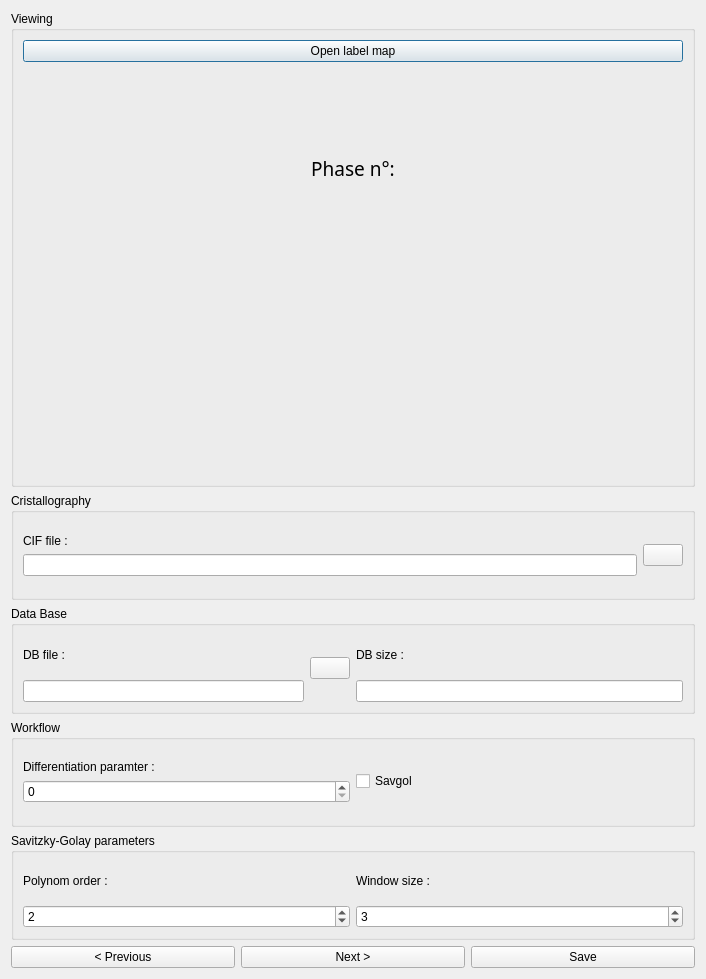
<?xml version="1.0" encoding="UTF-8"?>
<ui version="4.0">
 <class>Dialog</class>
 <widget class="QDialog" name="Dialog">
  <property name="geometry">
   <rect>
    <x>0</x>
    <y>0</y>
    <width>706</width>
    <height>979</height>
   </rect>
  </property>
  <property name="windowTitle">
   <string>Dialog</string>
  </property>
  <layout class="QHBoxLayout" name="horizontalLayout_6">
   <item>
    <layout class="QVBoxLayout" name="verticalLayout_17">
     <item>
      <layout class="QVBoxLayout" name="verticalLayout">
       <item>
        <widget class="QGroupBox" name="gBviewing">
         <property name="title">
          <string>Viewing</string>
         </property>
         <layout class="QVBoxLayout" name="verticalLayout_2">
          <item>
           <widget class="QPushButton" name="label_bbtn">
            <property name="text">
             <string>Open label map</string>
            </property>
           </widget>
          </item>
          <item>
           <widget class="QLabel" name="label_title">
            <property name="sizePolicy">
             <sizepolicy hsizetype="MinimumExpanding" vsizetype="Preferred">
              <horstretch>0</horstretch>
              <verstretch>0</verstretch>
             </sizepolicy>
            </property>
            <property name="minimumSize">
             <size>
              <width>162</width>
              <height>0</height>
             </size>
            </property>
            <property name="palette">
             <palette>
              <active>
               <colorrole role="WindowText">
                <brush brushstyle="SolidPattern">
                 <color alpha="255">
                  <red>0</red>
                  <green>0</green>
                  <blue>0</blue>
                 </color>
                </brush>
               </colorrole>
               <colorrole role="Button">
                <brush brushstyle="SolidPattern">
                 <color alpha="255">
                  <red>253</red>
                  <green>249</green>
                  <blue>248</blue>
                 </color>
                </brush>
               </colorrole>
               <colorrole role="Text">
                <brush brushstyle="SolidPattern">
                 <color alpha="255">
                  <red>0</red>
                  <green>0</green>
                  <blue>0</blue>
                 </color>
                </brush>
               </colorrole>
               <colorrole role="ButtonText">
                <brush brushstyle="SolidPattern">
                 <color alpha="255">
                  <red>0</red>
                  <green>0</green>
                  <blue>0</blue>
                 </color>
                </brush>
               </colorrole>
               <colorrole role="Base">
                <brush brushstyle="SolidPattern">
                 <color alpha="255">
                  <red>253</red>
                  <green>249</green>
                  <blue>248</blue>
                 </color>
                </brush>
               </colorrole>
               <colorrole role="Window">
                <brush brushstyle="SolidPattern">
                 <color alpha="255">
                  <red>253</red>
                  <green>249</green>
                  <blue>248</blue>
                 </color>
                </brush>
               </colorrole>
              </active>
              <inactive>
               <colorrole role="WindowText">
                <brush brushstyle="SolidPattern">
                 <color alpha="255">
                  <red>0</red>
                  <green>0</green>
                  <blue>0</blue>
                 </color>
                </brush>
               </colorrole>
               <colorrole role="Button">
                <brush brushstyle="SolidPattern">
                 <color alpha="255">
                  <red>253</red>
                  <green>249</green>
                  <blue>248</blue>
                 </color>
                </brush>
               </colorrole>
               <colorrole role="Text">
                <brush brushstyle="SolidPattern">
                 <color alpha="255">
                  <red>0</red>
                  <green>0</green>
                  <blue>0</blue>
                 </color>
                </brush>
               </colorrole>
               <colorrole role="ButtonText">
                <brush brushstyle="SolidPattern">
                 <color alpha="255">
                  <red>0</red>
                  <green>0</green>
                  <blue>0</blue>
                 </color>
                </brush>
               </colorrole>
               <colorrole role="Base">
                <brush brushstyle="SolidPattern">
                 <color alpha="255">
                  <red>253</red>
                  <green>249</green>
                  <blue>248</blue>
                 </color>
                </brush>
               </colorrole>
               <colorrole role="Window">
                <brush brushstyle="SolidPattern">
                 <color alpha="255">
                  <red>253</red>
                  <green>249</green>
                  <blue>248</blue>
                 </color>
                </brush>
               </colorrole>
              </inactive>
              <disabled>
               <colorrole role="WindowText">
                <brush brushstyle="SolidPattern">
                 <color alpha="255">
                  <red>0</red>
                  <green>0</green>
                  <blue>0</blue>
                 </color>
                </brush>
               </colorrole>
               <colorrole role="Button">
                <brush brushstyle="SolidPattern">
                 <color alpha="255">
                  <red>253</red>
                  <green>249</green>
                  <blue>248</blue>
                 </color>
                </brush>
               </colorrole>
               <colorrole role="Text">
                <brush brushstyle="SolidPattern">
                 <color alpha="255">
                  <red>0</red>
                  <green>0</green>
                  <blue>0</blue>
                 </color>
                </brush>
               </colorrole>
               <colorrole role="ButtonText">
                <brush brushstyle="SolidPattern">
                 <color alpha="255">
                  <red>0</red>
                  <green>0</green>
                  <blue>0</blue>
                 </color>
                </brush>
               </colorrole>
               <colorrole role="Base">
                <brush brushstyle="SolidPattern">
                 <color alpha="255">
                  <red>253</red>
                  <green>249</green>
                  <blue>248</blue>
                 </color>
                </brush>
               </colorrole>
               <colorrole role="Window">
                <brush brushstyle="SolidPattern">
                 <color alpha="255">
                  <red>253</red>
                  <green>249</green>
                  <blue>248</blue>
                 </color>
                </brush>
               </colorrole>
              </disabled>
             </palette>
            </property>
            <property name="font">
             <font>
              <family>Noto Sans Cond</family>
              <pointsize>14</pointsize>
              <weight>50</weight>
              <italic>false</italic>
              <bold>false</bold>
             </font>
            </property>
            <property name="styleSheet">
             <string notr="true"/>
            </property>
            <property name="lineWidth">
             <number>1</number>
            </property>
            <property name="midLineWidth">
             <number>0</number>
            </property>
            <property name="text">
             <string>Phase n°:</string>
            </property>
            <property name="scaledContents">
             <bool>false</bool>
            </property>
            <property name="alignment">
             <set>Qt::AlignCenter</set>
            </property>
           </widget>
          </item>
          <item>
           <widget class="ImageView" name="LabelsSeries" native="true">
            <property name="sizePolicy">
             <sizepolicy hsizetype="MinimumExpanding" vsizetype="Preferred">
              <horstretch>0</horstretch>
              <verstretch>0</verstretch>
             </sizepolicy>
            </property>
            <property name="minimumSize">
             <size>
              <width>250</width>
              <height>0</height>
             </size>
            </property>
           </widget>
          </item>
         </layout>
        </widget>
       </item>
      </layout>
     </item>
     <item>
      <layout class="QVBoxLayout" name="verticalLayout_16">
       <item>
        <layout class="QVBoxLayout" name="verticalLayout_15">
         <item>
          <widget class="QGroupBox" name="gB_cristallo">
           <property name="title">
            <string>Cristallography</string>
           </property>
           <layout class="QVBoxLayout" name="verticalLayout_14">
            <item>
             <layout class="QHBoxLayout" name="horizontalLayout_5">
              <item>
               <layout class="QVBoxLayout" name="verticalLayout_13">
                <item>
                 <widget class="QLabel" name="label_CIF">
                  <property name="text">
                   <string>CIF file :</string>
                  </property>
                 </widget>
                </item>
                <item>
                 <widget class="QLineEdit" name="text_CIF"/>
                </item>
               </layout>
              </item>
              <item>
               <widget class="QPushButton" name="load_CIF_button">
                <property name="text">
                 <string/>
                </property>
                <property name="icon">
                 <iconset>
                  <normaloff>file_icon.png</normaloff>file_icon.png</iconset>
                </property>
               </widget>
              </item>
             </layout>
            </item>
           </layout>
          </widget>
         </item>
         <item>
          <widget class="QGroupBox" name="gB_DB">
           <property name="title">
            <string>Data Base</string>
           </property>
           <layout class="QVBoxLayout" name="verticalLayout_12">
            <item>
             <layout class="QHBoxLayout" name="horizontalLayout_4">
              <item>
               <layout class="QHBoxLayout" name="horizontalLayout_3">
                <item>
                 <layout class="QVBoxLayout" name="verticalLayout_10">
                  <item>
                   <widget class="QLabel" name="label_DB_file">
                    <property name="text">
                     <string>DB file :</string>
                    </property>
                   </widget>
                  </item>
                  <item>
                   <widget class="QLineEdit" name="text_DB_file"/>
                  </item>
                 </layout>
                </item>
                <item>
                 <widget class="QPushButton" name="load_DB_button">
                  <property name="text">
                   <string/>
                  </property>
                  <property name="icon">
                   <iconset>
                    <normaloff>file_icon.png</normaloff>file_icon.png</iconset>
                  </property>
                 </widget>
                </item>
               </layout>
              </item>
              <item>
               <layout class="QVBoxLayout" name="verticalLayout_11">
                <item>
                 <widget class="QLabel" name="label_DB_size">
                  <property name="text">
                   <string>DB size :</string>
                  </property>
                 </widget>
                </item>
                <item>
                 <widget class="QLineEdit" name="text_DB_size"/>
                </item>
               </layout>
              </item>
             </layout>
            </item>
           </layout>
          </widget>
         </item>
         <item>
          <widget class="QGroupBox" name="gB_workflow">
           <property name="title">
            <string>Workflow</string>
           </property>
           <layout class="QVBoxLayout" name="verticalLayout_9">
            <item>
             <layout class="QHBoxLayout" name="horizontalLayout_2">
              <item>
               <layout class="QVBoxLayout" name="verticalLayout_8">
                <item>
                 <widget class="QLabel" name="label_diff">
                  <property name="text">
                   <string>Differentiation paramter :</string>
                  </property>
                 </widget>
                </item>
                <item>
                 <widget class="QSpinBox" name="spinBox_diff">
                  <property name="maximum">
                   <number>3</number>
                  </property>
                 </widget>
                </item>
               </layout>
              </item>
              <item>
               <widget class="QCheckBox" name="checkBox_SG">
                <property name="text">
                 <string>Savgol</string>
                </property>
               </widget>
              </item>
             </layout>
            </item>
           </layout>
          </widget>
         </item>
         <item>
          <widget class="QGroupBox" name="gB_SG">
           <property name="title">
            <string>Savitzky-Golay parameters</string>
           </property>
           <layout class="QVBoxLayout" name="verticalLayout_7">
            <item>
             <layout class="QHBoxLayout" name="horizontalLayout">
              <item>
               <layout class="QVBoxLayout" name="verticalLayout_6">
                <item>
                 <widget class="QLabel" name="label_poly">
                  <property name="text">
                   <string>Polynom order :</string>
                  </property>
                 </widget>
                </item>
                <item>
                 <widget class="QSpinBox" name="spinBox_poly">
                  <property name="buttonSymbols">
                   <enum>QAbstractSpinBox::UpDownArrows</enum>
                  </property>
                  <property name="maximum">
                   <number>7</number>
                  </property>
                  <property name="value">
                   <number>2</number>
                  </property>
                 </widget>
                </item>
               </layout>
              </item>
              <item>
               <layout class="QVBoxLayout" name="verticalLayout_5">
                <item>
                 <widget class="QLabel" name="label_window">
                  <property name="text">
                   <string>Window size :</string>
                  </property>
                 </widget>
                </item>
                <item>
                 <widget class="QSpinBox" name="spinBox_window">
                  <property name="minimum">
                   <number>2</number>
                  </property>
                  <property name="maximum">
                   <number>8</number>
                  </property>
                  <property name="value">
                   <number>3</number>
                  </property>
                 </widget>
                </item>
               </layout>
              </item>
             </layout>
            </item>
           </layout>
          </widget>
         </item>
        </layout>
       </item>
       <item>
        <layout class="QHBoxLayout" name="layout_buttons">
         <item>
          <widget class="QPushButton" name="previous_button">
           <property name="text">
            <string>&lt; Previous</string>
           </property>
          </widget>
         </item>
         <item>
          <widget class="QPushButton" name="next_button">
           <property name="text">
            <string>Next &gt;</string>
           </property>
          </widget>
         </item>
         <item>
          <widget class="QPushButton" name="save_button">
           <property name="text">
            <string>Save</string>
           </property>
          </widget>
         </item>
        </layout>
       </item>
      </layout>
     </item>
    </layout>
   </item>
  </layout>
 </widget>
 <customwidgets>
  <customwidget>
   <class>ImageView</class>
   <extends>QWidget</extends>
   <header>pyqtgraph</header>
   <container>1</container>
  </customwidget>
 </customwidgets>
 <resources/>
 <connections/>
</ui>
